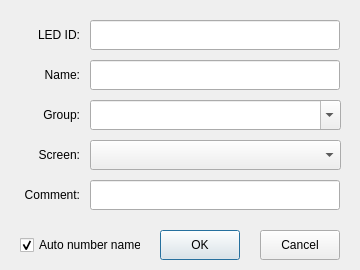
<?xml version="1.0" encoding="UTF-8"?>
<ui version="4.0">
 <class>EditorDlg</class>
 <widget class="QDialog" name="EditorDlg">
  <property name="geometry">
   <rect>
    <x>0</x>
    <y>0</y>
    <width>360</width>
    <height>270</height>
   </rect>
  </property>
  <widget class="QLabel" name="label">
   <property name="geometry">
    <rect>
     <x>20</x>
     <y>20</y>
     <width>60</width>
     <height>30</height>
    </rect>
   </property>
   <property name="text">
    <string>LED ID:</string>
   </property>
   <property name="alignment">
    <set>Qt::AlignRight|Qt::AlignTrailing|Qt::AlignVCenter</set>
   </property>
  </widget>
  <widget class="QLabel" name="label_2">
   <property name="geometry">
    <rect>
     <x>20</x>
     <y>60</y>
     <width>60</width>
     <height>30</height>
    </rect>
   </property>
   <property name="text">
    <string>Name:</string>
   </property>
   <property name="alignment">
    <set>Qt::AlignRight|Qt::AlignTrailing|Qt::AlignVCenter</set>
   </property>
  </widget>
  <widget class="QLabel" name="label_3">
   <property name="geometry">
    <rect>
     <x>20</x>
     <y>100</y>
     <width>60</width>
     <height>30</height>
    </rect>
   </property>
   <property name="text">
    <string>Group:</string>
   </property>
   <property name="alignment">
    <set>Qt::AlignRight|Qt::AlignTrailing|Qt::AlignVCenter</set>
   </property>
  </widget>
  <widget class="QLabel" name="label_4">
   <property name="geometry">
    <rect>
     <x>20</x>
     <y>180</y>
     <width>60</width>
     <height>30</height>
    </rect>
   </property>
   <property name="text">
    <string>Comment:</string>
   </property>
   <property name="alignment">
    <set>Qt::AlignRight|Qt::AlignTrailing|Qt::AlignVCenter</set>
   </property>
  </widget>
  <widget class="QLineEdit" name="id">
   <property name="geometry">
    <rect>
     <x>90</x>
     <y>20</y>
     <width>250</width>
     <height>30</height>
    </rect>
   </property>
  </widget>
  <widget class="QLineEdit" name="name">
   <property name="geometry">
    <rect>
     <x>90</x>
     <y>60</y>
     <width>250</width>
     <height>30</height>
    </rect>
   </property>
  </widget>
  <widget class="QLineEdit" name="comment">
   <property name="geometry">
    <rect>
     <x>90</x>
     <y>180</y>
     <width>250</width>
     <height>30</height>
    </rect>
   </property>
  </widget>
  <widget class="QComboBox" name="groups">
   <property name="geometry">
    <rect>
     <x>90</x>
     <y>100</y>
     <width>251</width>
     <height>30</height>
    </rect>
   </property>
   <property name="editable">
    <bool>true</bool>
   </property>
   <property name="insertPolicy">
    <enum>QComboBox::InsertAtTop</enum>
   </property>
  </widget>
  <widget class="QPushButton" name="ok">
   <property name="geometry">
    <rect>
     <x>160</x>
     <y>230</y>
     <width>80</width>
     <height>30</height>
    </rect>
   </property>
   <property name="sizePolicy">
    <sizepolicy hsizetype="Fixed" vsizetype="Fixed">
     <horstretch>0</horstretch>
     <verstretch>0</verstretch>
    </sizepolicy>
   </property>
   <property name="minimumSize">
    <size>
     <width>0</width>
     <height>30</height>
    </size>
   </property>
   <property name="text">
    <string>OK</string>
   </property>
   <property name="default">
    <bool>true</bool>
   </property>
  </widget>
  <widget class="QPushButton" name="cancel">
   <property name="geometry">
    <rect>
     <x>260</x>
     <y>230</y>
     <width>80</width>
     <height>30</height>
    </rect>
   </property>
   <property name="sizePolicy">
    <sizepolicy hsizetype="Fixed" vsizetype="Fixed">
     <horstretch>0</horstretch>
     <verstretch>0</verstretch>
    </sizepolicy>
   </property>
   <property name="minimumSize">
    <size>
     <width>0</width>
     <height>30</height>
    </size>
   </property>
   <property name="text">
    <string>Cancel</string>
   </property>
  </widget>
  <widget class="QComboBox" name="screens">
   <property name="geometry">
    <rect>
     <x>90</x>
     <y>140</y>
     <width>251</width>
     <height>30</height>
    </rect>
   </property>
  </widget>
  <widget class="QLabel" name="label_5">
   <property name="geometry">
    <rect>
     <x>20</x>
     <y>140</y>
     <width>60</width>
     <height>30</height>
    </rect>
   </property>
   <property name="text">
    <string>Screen:</string>
   </property>
   <property name="alignment">
    <set>Qt::AlignRight|Qt::AlignTrailing|Qt::AlignVCenter</set>
   </property>
  </widget>
  <widget class="QCheckBox" name="nameAuto">
   <property name="geometry">
    <rect>
     <x>20</x>
     <y>230</y>
     <width>121</width>
     <height>30</height>
    </rect>
   </property>
   <property name="text">
    <string>Auto number name</string>
   </property>
   <property name="checked">
    <bool>true</bool>
   </property>
  </widget>
 </widget>
 <tabstops>
  <tabstop>id</tabstop>
  <tabstop>name</tabstop>
  <tabstop>groups</tabstop>
  <tabstop>comment</tabstop>
  <tabstop>cancel</tabstop>
  <tabstop>ok</tabstop>
 </tabstops>
 <resources/>
 <connections/>
</ui>
